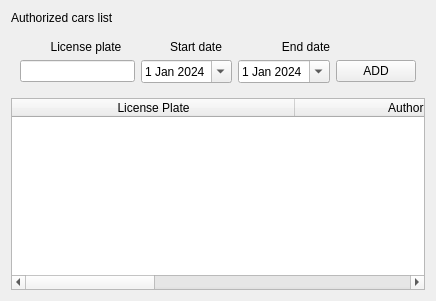
      <widget class="QWidget" name="auth_list_page">
       <layout class="QVBoxLayout" name="verticalLayout_16">
        <item>
         <widget class="QLabel" name="auth_page_title">
          <property name="text">
           <string>Authorized cars list</string>
          </property>
         </widget>
        </item>
        <item>
         <widget class="QWidget" name="Add_car" native="true">
          <layout class="QVBoxLayout" name="verticalLayout_13">
           <item>
            <widget class="QWidget" name="Labels" native="true">
             <property name="minimumSize">
              <size>
               <width>0</width>
               <height>0</height>
              </size>
             </property>
             <property name="maximumSize">
              <size>
               <width>16777215</width>
               <height>25</height>
              </size>
             </property>
             <layout class="QHBoxLayout" name="horizontalLayout_6" stretch="6,4,6,2">
              <property name="spacing">
               <number>0</number>
              </property>
              <property name="leftMargin">
               <number>0</number>
              </property>
              <property name="topMargin">
               <number>0</number>
              </property>
              <property name="rightMargin">
               <number>0</number>
              </property>
              <property name="bottomMargin">
               <number>0</number>
              </property>
              <item>
               <widget class="QLabel" name="label_6">
                <property name="text">
                 <string>License plate</string>
                </property>
                <property name="alignment">
                 <set>Qt::AlignCenter</set>
                </property>
               </widget>
              </item>
              <item>
               <widget class="QLabel" name="label_7">
                <property name="text">
                 <string>Start date</string>
                </property>
                <property name="alignment">
                 <set>Qt::AlignCenter</set>
                </property>
               </widget>
              </item>
              <item>
               <widget class="QLabel" name="label_8">
                <property name="text">
                 <string>End date</string>
                </property>
                <property name="alignment">
                 <set>Qt::AlignCenter</set>
                </property>
               </widget>
              </item>
              <item>
               <widget class="QWidget" name="widget_16" native="true"/>
              </item>
             </layout>
            </widget>
           </item>
           <item>
            <widget class="QWidget" name="Input" native="true">
             <layout class="QHBoxLayout" name="horizontalLayout_5" stretch="5,4,4,1">
              <property name="leftMargin">
               <number>0</number>
              </property>
              <property name="topMargin">
               <number>0</number>
              </property>
              <property name="rightMargin">
               <number>0</number>
              </property>
              <property name="bottomMargin">
               <number>0</number>
              </property>
              <item>
               <widget class="QLineEdit" name="lineEdit">
                <property name="minimumSize">
                 <size>
                  <width>100</width>
                  <height>0</height>
                 </size>
                </property>
               </widget>
              </item>
              <item>
               <widget class="QDateEdit" name="dateEdit">
                <property name="minimumSize">
                 <size>
                  <width>60</width>
                  <height>0</height>
                 </size>
                </property>
                <property name="maximumDate">
                 <date>
                  <year>2100</year>
                  <month>12</month>
                  <day>31</day>
                 </date>
                </property>
                <property name="minimumDate">
                 <date>
                  <year>2024</year>
                  <month>1</month>
                  <day>1</day>
                 </date>
                </property>
                <property name="calendarPopup">
                 <bool>true</bool>
                </property>
               </widget>
              </item>
              <item>
               <widget class="QDateEdit" name="dateEdit_2">
                <property name="minimumSize">
                 <size>
                  <width>60</width>
                  <height>0</height>
                 </size>
                </property>
                <property name="maximumDate">
                 <date>
                  <year>2200</year>
                  <month>12</month>
                  <day>31</day>
                 </date>
                </property>
                <property name="minimumDate">
                 <date>
                  <year>2024</year>
                  <month>1</month>
                  <day>1</day>
                 </date>
                </property>
                <property name="calendarPopup">
                 <bool>true</bool>
                </property>
               </widget>
              </item>
              <item>
               <widget class="QPushButton" name="authSubmit">
                <property name="text">
                 <string>ADD</string>
                </property>
               </widget>
              </item>
             </layout>
            </widget>
           </item>
          </layout>
         </widget>
        </item>
        <item>
         <widget class="QTableWidget" name="auth_table">
          <property name="sizePolicy">
           <sizepolicy hsizetype="Expanding" vsizetype="Expanding">
            <horstretch>0</horstretch>
            <verstretch>0</verstretch>
           </sizepolicy>
          </property>
          <attribute name="horizontalHeaderCascadingSectionResizes">
           <bool>false</bool>
          </attribute>
          <attribute name="horizontalHeaderDefaultSectionSize">
           <number>283</number>
          </attribute>
          <attribute name="horizontalHeaderStretchLastSection">
           <bool>true</bool>
          </attribute>
          <column>
           <property name="text">
            <string>License Plate</string>
           </property>
          </column>
          <column>
           <property name="text">
            <string>Authorization start</string>
           </property>
          </column>
          <column>
           <property name="text">
            <string>Authorization expire</string>
           </property>
          </column>
         </widget>
        </item>
       </layout>
      </widget>
